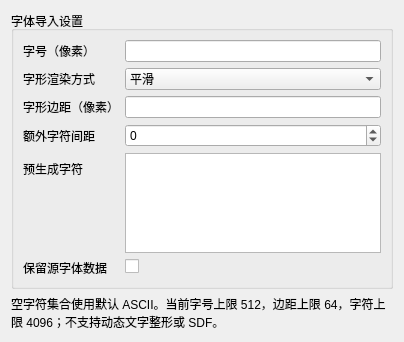
<?xml version='1.0' encoding='UTF-8'?>
<ui version="4.0">
  <class>FontInspectorForm</class>
  <widget class="QWidget" name="FontInspectorForm">
    <layout class="QVBoxLayout" name="mainLayout">
      <item>
        <widget class="QGroupBox" name="settingsGroup">
          <property name="title">
            <string>字体导入设置</string>
          </property>
          <layout class="QFormLayout" name="settingsLayout">
            <item row="0" column="0">
              <widget class="QLabel" name="FontSizeLabel">
                <property name="text">
                  <string>字号（像素）</string>
                </property>
                <property name="textFormat">
                  <enum>Qt::PlainText</enum>
                </property>
                <property name="wordWrap">
                  <bool>true</bool>
                </property>
              </widget>
            </item>
            <item row="0" column="1">
              <widget class="QLineEdit" name="fontSizeEdit">
                <property name="settingKey" stdset="0">
                  <string>FontSize</string>
                </property>
                <property name="fieldType" stdset="0">
                  <string>uint32</string>
                </property>
              </widget>
            </item>
            <item row="1" column="0">
              <widget class="QLabel" name="RenderModeLabel">
                <property name="text">
                  <string>字形渲染方式</string>
                </property>
                <property name="textFormat">
                  <enum>Qt::PlainText</enum>
                </property>
                <property name="wordWrap">
                  <bool>true</bool>
                </property>
              </widget>
            </item>
            <item row="1" column="1">
              <widget class="QComboBox" name="renderModeCombo">
                <property name="settingKey" stdset="0">
                  <string>RenderMode</string>
                </property>
                <property name="values" stdset="0">
                  <stringlist notr="true">
                    <string>Smooth</string>
                    <string>Raster</string>
                  </stringlist>
                </property>
                <item>
                  <property name="text">
                    <string>平滑</string>
                  </property>
                </item>
                <item>
                  <property name="text">
                    <string>像素栅格</string>
                  </property>
                </item>
              </widget>
            </item>
            <item row="2" column="0">
              <widget class="QLabel" name="CharacterPaddingLabel">
                <property name="text">
                  <string>字形边距（像素）</string>
                </property>
                <property name="textFormat">
                  <enum>Qt::PlainText</enum>
                </property>
                <property name="wordWrap">
                  <bool>true</bool>
                </property>
              </widget>
            </item>
            <item row="2" column="1">
              <widget class="QLineEdit" name="characterPaddingEdit">
                <property name="settingKey" stdset="0">
                  <string>CharacterPadding</string>
                </property>
                <property name="fieldType" stdset="0">
                  <string>uint32</string>
                </property>
                <property name="minimumValue" stdset="0">
                  <number>0</number>
                </property>
              </widget>
            </item>
            <item row="3" column="0">
              <widget class="QLabel" name="CharacterSpacingLabel">
                <property name="text">
                  <string>额外字符间距</string>
                </property>
                <property name="textFormat">
                  <enum>Qt::PlainText</enum>
                </property>
                <property name="wordWrap">
                  <bool>true</bool>
                </property>
              </widget>
            </item>
            <item row="3" column="1">
              <widget class="QSpinBox" name="characterSpacingSpin">
                <property name="settingKey" stdset="0">
                  <string>CharacterSpacing</string>
                </property>
                <property name="minimum">
                  <number>-2147483648</number>
                </property>
                <property name="maximum">
                  <number>2147483647</number>
                </property>
              </widget>
            </item>
            <item row="4" column="0">
              <widget class="QLabel" name="CustomCharactersLabel">
                <property name="text">
                  <string>预生成字符</string>
                </property>
                <property name="textFormat">
                  <enum>Qt::PlainText</enum>
                </property>
                <property name="wordWrap">
                  <bool>true</bool>
                </property>
              </widget>
            </item>
            <item row="4" column="1">
              <widget class="QPlainTextEdit" name="customCharactersEdit">
                <property name="settingKey" stdset="0">
                  <string>CustomCharacters</string>
                </property>
                <property name="maximumSize">
                  <size>
                    <width>16777215</width>
                    <height>100</height>
                  </size>
                </property>
              </widget>
            </item>
            <item row="5" column="0">
              <widget class="QLabel" name="IncludeFontDataLabel">
                <property name="text">
                  <string>保留源字体数据</string>
                </property>
                <property name="textFormat">
                  <enum>Qt::PlainText</enum>
                </property>
                <property name="wordWrap">
                  <bool>true</bool>
                </property>
              </widget>
            </item>
            <item row="5" column="1">
              <widget class="QCheckBox" name="includeFontDataCheck">
                <property name="settingKey" stdset="0">
                  <string>IncludeFontData</string>
                </property>
              </widget>
            </item>
          </layout>
        </widget>
      </item>
      <item>
        <widget class="QLabel" name="capabilityLabel">
          <property name="text">
            <string>空字符集合使用默认 ASCII。当前字号上限 512，边距上限 64，字符上限 4096；不支持动态文字整形或 SDF。</string>
          </property>
          <property name="textFormat">
            <enum>Qt::PlainText</enum>
          </property>
          <property name="wordWrap">
            <bool>true</bool>
          </property>
        </widget>
      </item>
    </layout>
  </widget>
  <resources />
  <connections />
</ui>
